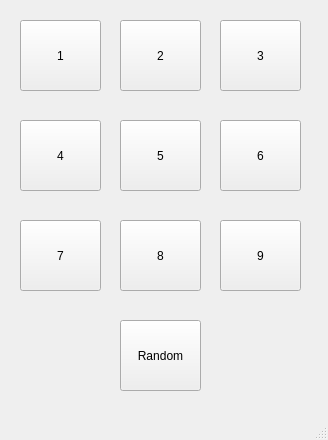
<?xml version="1.0" encoding="UTF-8"?>
<ui version="4.0">
 <class>MainWindow</class>
 <widget class="QMainWindow" name="MainWindow">
  <property name="geometry">
   <rect>
    <x>0</x>
    <y>0</y>
    <width>328</width>
    <height>440</height>
   </rect>
  </property>
  <property name="windowTitle">
   <string>MainWindow</string>
  </property>
  <widget class="QWidget" name="centralwidget">
   <widget class="QPushButton" name="pushButton1">
    <property name="geometry">
     <rect>
      <x>20</x>
      <y>20</y>
      <width>81</width>
      <height>71</height>
     </rect>
    </property>
    <property name="text">
     <string>1</string>
    </property>
   </widget>
   <widget class="QPushButton" name="pushButton_2">
    <property name="geometry">
     <rect>
      <x>120</x>
      <y>20</y>
      <width>81</width>
      <height>71</height>
     </rect>
    </property>
    <property name="text">
     <string>2</string>
    </property>
   </widget>
   <widget class="QPushButton" name="pushButton_3">
    <property name="geometry">
     <rect>
      <x>220</x>
      <y>20</y>
      <width>81</width>
      <height>71</height>
     </rect>
    </property>
    <property name="text">
     <string>3</string>
    </property>
   </widget>
   <widget class="QPushButton" name="pushButton_11">
    <property name="geometry">
     <rect>
      <x>220</x>
      <y>120</y>
      <width>81</width>
      <height>71</height>
     </rect>
    </property>
    <property name="text">
     <string>6</string>
    </property>
   </widget>
   <widget class="QPushButton" name="pushButton_5">
    <property name="geometry">
     <rect>
      <x>120</x>
      <y>120</y>
      <width>81</width>
      <height>71</height>
     </rect>
    </property>
    <property name="text">
     <string>5</string>
    </property>
   </widget>
   <widget class="QPushButton" name="pushButton_6">
    <property name="geometry">
     <rect>
      <x>20</x>
      <y>120</y>
      <width>81</width>
      <height>71</height>
     </rect>
    </property>
    <property name="text">
     <string>4</string>
    </property>
   </widget>
   <widget class="QPushButton" name="pushButton_12">
    <property name="geometry">
     <rect>
      <x>220</x>
      <y>220</y>
      <width>81</width>
      <height>71</height>
     </rect>
    </property>
    <property name="text">
     <string>9</string>
    </property>
   </widget>
   <widget class="QPushButton" name="pushButton_8">
    <property name="geometry">
     <rect>
      <x>120</x>
      <y>220</y>
      <width>81</width>
      <height>71</height>
     </rect>
    </property>
    <property name="text">
     <string>8</string>
    </property>
   </widget>
   <widget class="QPushButton" name="pushButton_9">
    <property name="geometry">
     <rect>
      <x>20</x>
      <y>220</y>
      <width>81</width>
      <height>71</height>
     </rect>
    </property>
    <property name="text">
     <string>7</string>
    </property>
   </widget>
   <widget class="QPushButton" name="randomButton">
    <property name="geometry">
     <rect>
      <x>120</x>
      <y>320</y>
      <width>81</width>
      <height>71</height>
     </rect>
    </property>
    <property name="text">
     <string>Random</string>
    </property>
   </widget>
  </widget>
  <widget class="QMenuBar" name="menubar">
   <property name="geometry">
    <rect>
     <x>0</x>
     <y>0</y>
     <width>328</width>
     <height>22</height>
    </rect>
   </property>
  </widget>
  <widget class="QStatusBar" name="statusbar"/>
 </widget>
 <resources/>
 <connections/>
</ui>
